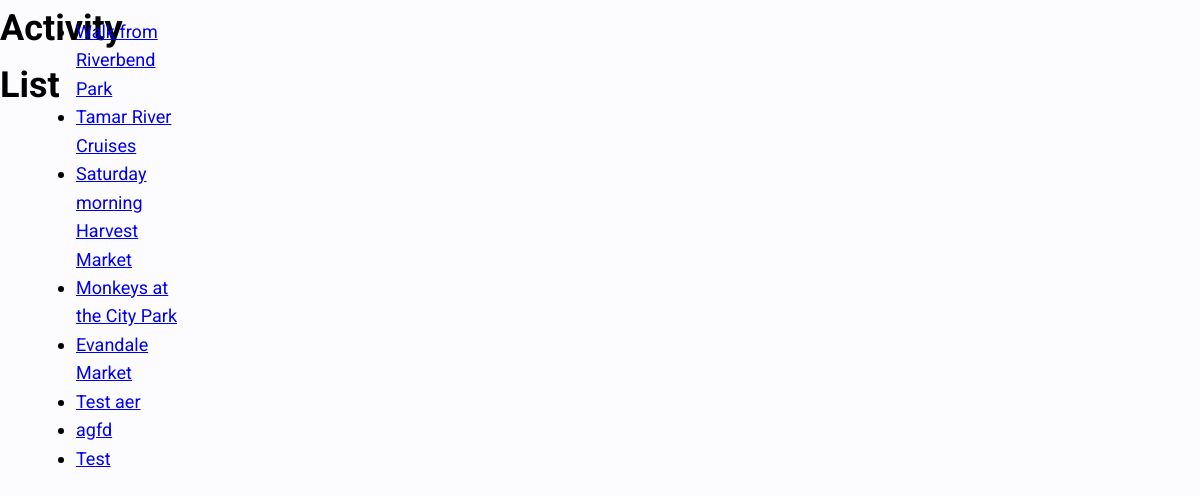
/activities/, run on an earlier commit of the app's database.
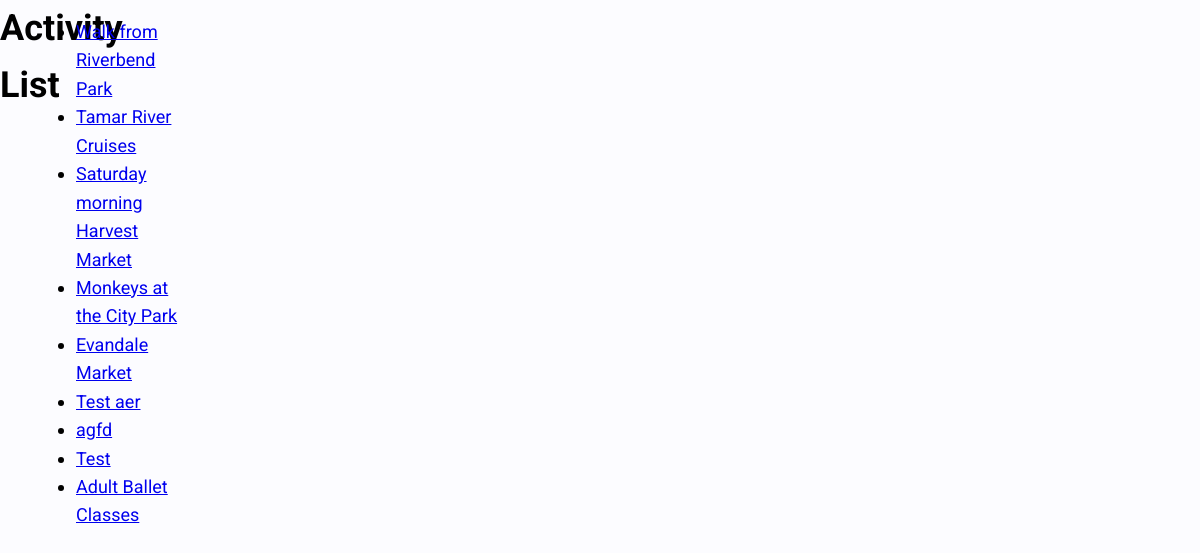
And on a later commit of the database.
### radius/models.py (models this page shows, shortened)
class Activity(models.Model):
    name = models.CharField(max_length=200, help_text='Activity Name')
    description = models.TextField(help_text='Activity Description')
    address = models.CharField(max_length=200, help_text='Activity Address')
    tags = models.ManyToManyField(ActivityTags, help_text='Select Tags')
    id = models.UUIDField(primary_key=True, default=uuid.uuid4,
                          help_text='Activity Key')
    datetime = models.DateTimeField(default=datetime.datetime.now())
    longitude = models.FloatField(default=151.7420)
    latitude = models.FloatField(default=-33.871846)
    image = models.ImageField(upload_to='images/', default='noimage.jpg')
    def get_absolute_url(self):
        return reverse('activity-detail', args=[str(self.id)])

### radius/views.py (the view)
# urls.py: path('activities/', views.ActivityListView.as_view(), name='activities'),
class ActivityListView(generic.ListView):
    model = Activity

### radius/templates/radius/activity_list.html
{% extends "../base.html" %}
{% load static %}
{% block content %}
  <h1>Activity List</h1>
  {% if activity_list %}
  <ul>
    {% for activity in activity_list %}
      <li>
        <a href="{{ activity.get_absolute_url }}">{{ activity.name }}</a>
      </li>
    {% endfor %}
  </ul>
  {% else %}
    <p>Oh No</p>
  {% endif %}
{% endblock %}

What changed in the data, as far as the page shows it:
added Activity: name "Adult Ballet Classes"
